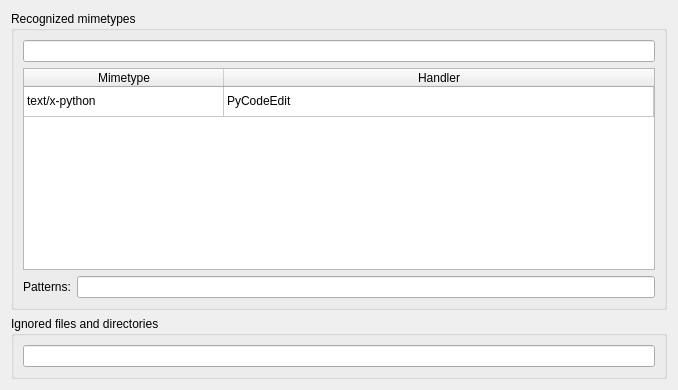
<?xml version="1.0" encoding="UTF-8"?>
<ui version="4.0">
 <class>Form</class>
 <widget class="QWidget" name="Form">
  <property name="geometry">
   <rect>
    <x>0</x>
    <y>0</y>
    <width>678</width>
    <height>390</height>
   </rect>
  </property>
  <property name="windowTitle">
   <string>Form</string>
  </property>
  <layout class="QVBoxLayout" name="verticalLayout">
   <item>
    <widget class="QGroupBox" name="groupBox">
     <property name="title">
      <string>Recognized mimetypes</string>
     </property>
     <layout class="QGridLayout" name="gridLayout">
      <property name="sizeConstraint">
       <enum>QLayout::SetDefaultConstraint</enum>
      </property>
      <item row="1" column="0">
       <widget class="QTableWidget" name="table_mimes">
        <property name="toolTip">
         <string>The list of mimetypes and their handler</string>
        </property>
        <property name="editTriggers">
         <set>QAbstractItemView::NoEditTriggers</set>
        </property>
        <property name="selectionMode">
         <enum>QAbstractItemView::SingleSelection</enum>
        </property>
        <property name="selectionBehavior">
         <enum>QAbstractItemView::SelectRows</enum>
        </property>
        <property name="showGrid">
         <bool>true</bool>
        </property>
        <property name="cornerButtonEnabled">
         <bool>false</bool>
        </property>
        <attribute name="horizontalHeaderVisible">
         <bool>true</bool>
        </attribute>
        <attribute name="horizontalHeaderCascadingSectionResizes">
         <bool>true</bool>
        </attribute>
        <attribute name="horizontalHeaderDefaultSectionSize">
         <number>200</number>
        </attribute>
        <attribute name="horizontalHeaderHighlightSections">
         <bool>false</bool>
        </attribute>
        <attribute name="horizontalHeaderStretchLastSection">
         <bool>true</bool>
        </attribute>
        <attribute name="verticalHeaderVisible">
         <bool>false</bool>
        </attribute>
        <attribute name="verticalHeaderHighlightSections">
         <bool>false</bool>
        </attribute>
        <row>
         <property name="text">
          <string>0</string>
         </property>
        </row>
        <column>
         <property name="text">
          <string>Mimetype</string>
         </property>
        </column>
        <column>
         <property name="text">
          <string>Handler</string>
         </property>
        </column>
        <item row="0" column="0">
         <property name="text">
          <string>text/x-python</string>
         </property>
        </item>
        <item row="0" column="1">
         <property name="text">
          <string>PyCodeEdit</string>
         </property>
        </item>
       </widget>
      </item>
      <item row="2" column="0">
       <layout class="QHBoxLayout" name="horizontalLayout_2">
        <property name="topMargin">
         <number>0</number>
        </property>
        <item>
         <widget class="QLabel" name="label">
          <property name="text">
           <string>Patterns:</string>
          </property>
         </widget>
        </item>
        <item>
         <widget class="QLineEdit" name="edit_mime_extensions">
          <property name="toolTip">
           <string>Mimetype patterns (separated by ;)</string>
          </property>
         </widget>
        </item>
       </layout>
      </item>
      <item row="0" column="0">
       <widget class="PromptLineEdit" name="edit_filter"/>
      </item>
     </layout>
    </widget>
   </item>
   <item>
    <widget class="QGroupBox" name="groupBox_2">
     <property name="title">
      <string>Ignored files and directories</string>
     </property>
     <layout class="QGridLayout" name="gridLayout_2">
      <item row="0" column="0">
       <widget class="QLineEdit" name="edit_ignored">
        <property name="toolTip">
         <string>&lt;html&gt;&lt;head/&gt;&lt;body&gt;&lt;p&gt;The list of ignore patterns (each pattern must be separated by a semi-colon ;)&lt;/p&gt;&lt;/body&gt;&lt;/html&gt;</string>
        </property>
       </widget>
      </item>
     </layout>
    </widget>
   </item>
  </layout>
 </widget>
 <customwidgets>
  <customwidget>
   <class>PromptLineEdit</class>
   <extends>QLineEdit</extends>
   <header>pyqode.core.widgets</header>
  </customwidget>
 </customwidgets>
 <resources/>
 <connections/>
</ui>
